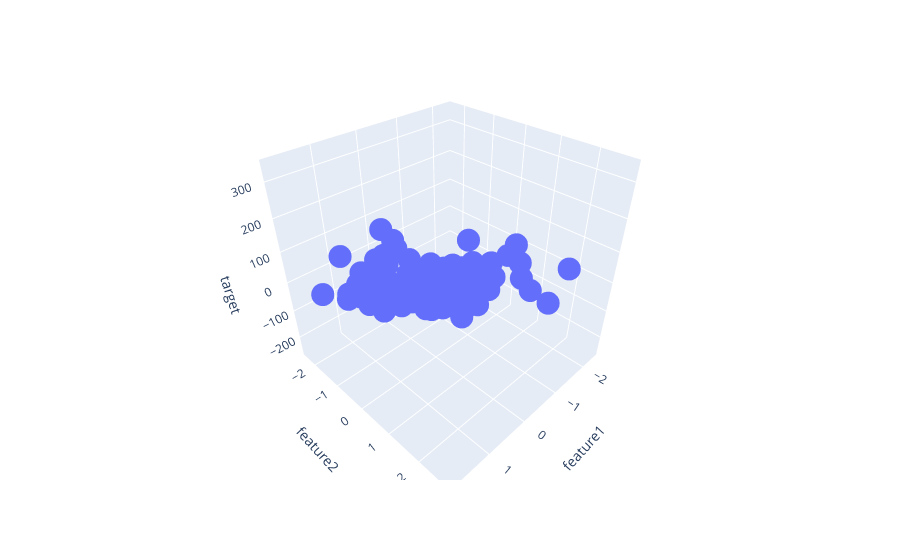

The cell this chart's notebook holds for it:
### Code cell
fig = px.scatter_3d(df,x='feature1',y = 'feature2',z = 'target')
fig.show()
